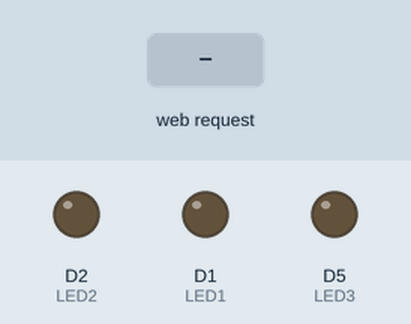
This sketch was run on a simulated ESP8266 (NodeMCU). On the bench: output pins drawn as LEDs (lit = HIGH). The inputs (shaded band) are chosen by the test bench. WiFi joins after 1.5 s; servers stay silent unless stated; what the sketch prints to the serial monitor is not drawn.

Above: at 2.7 s.
2.8 s: HTTP request GET /LED1/on received
At 3.7 s:
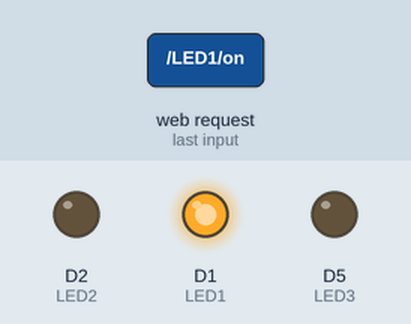
4.3 s: HTTP request GET /LED2/on received
At 4.8 s:
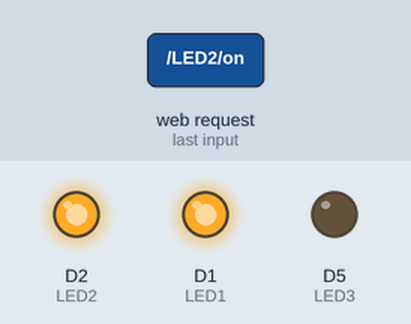
5.8 s: HTTP request GET /LED1/off received
At 7.0 s:
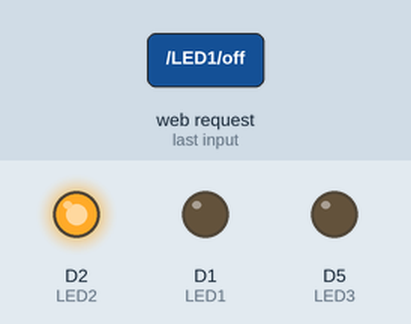
7.3 s: HTTP request GET /LED3/on received
At 8.3 s:
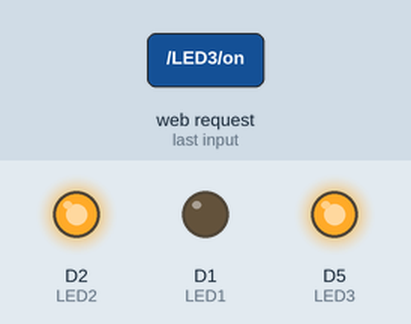
8.8 s: HTTP request GET /LED2/off received
At 9.4 s:
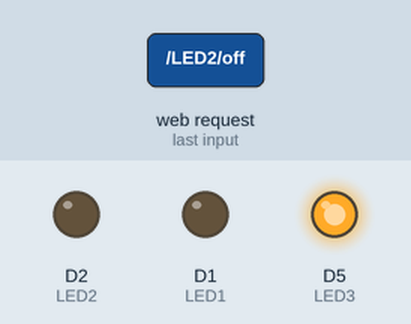
10.3 s: HTTP request GET /LED3/off received
At 10.6 s:
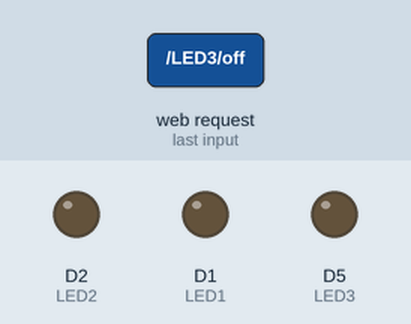
Timing chart, 0 to 12.8 s (numbered marks = the images above; inputs shaded):
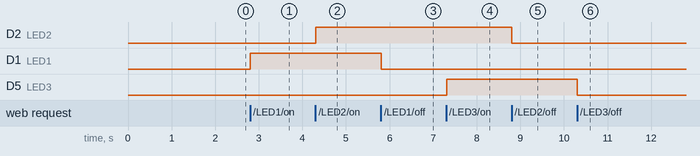

The sketch:

mcu_cluster.ino
```cpp
#include <ESP8266WiFi.h>

const char* ssid = "harshitha";  // Enter SSID here

const char* password = "1010101010";  //Enter Password here

// Variable to store the HTTP request

String header;

String LED1State = "off";
String LED2State = "off";
String LED3State = "off";
String LED4State = "off";

const int LED1 = D1;
const int LED2 = D2;
const int LED3 = D5;
const int LED4 = D6;


WiFiServer server(80);


void setup() {

  Serial.begin(115200);

  pinMode(LED1, OUTPUT);
   pinMode(LED2, OUTPUT);
    pinMode(LED3, OUTPUT);
     pinMode(LED3, OUTPUT);

  digitalWrite(LED1, LOW);
   digitalWrite(LED2, LOW);
     digitalWrite(LED2, LOW);
       digitalWrite(LED4, LOW);


 Serial.print("Connecting to ");

 Serial.println(ssid);

WiFi.begin(ssid,password);


// Print local IP address and start web server

 Serial.println("");
  server.begin();
    Serial.print("Connecting");
  while (WiFi.status() != WL_CONNECTED)
  {
    delay(500);
    Serial.print(">");
  }
  Serial.println();

  Serial.print("Connected, IP address: ");
  Serial.println(WiFi.localIP());
}


void loop(){

  WiFiClient client = server.available();

  if (client) {                             // If a new client connects,

    Serial.println("new client connected");

    String currentLine = "";                // make a String to hold incoming data from the client

    while (client.connected())

      if (client.available()) {             // if there's bytes to read from the client,

        char c = client.read();

        Serial.write(c);

        header += c;

        if (c == '\n') {                    // if the byte is a newline character

          if (currentLine.length() == 0) {

            client.println("HTTP/1.1 200 OK");

            client.println("Content-type:text/html");

            client.println("Connection: close");

            client.println();


            if (header.indexOf("GET /LED1/on") >= 0) {

              Serial.println("LED1 on");

              LED1State = "on";

              digitalWrite(LED1, HIGH);

            }
            else if (header.indexOf("GET /LED1/off") >= 0) {

              Serial.println("LED1 off");

              LED1State = "off";

              digitalWrite(LED1, LOW);

            }
             else if (header.indexOf("GET /LED2/on") >= 0) {

              Serial.println("LED2 on");

              LED2State = "on";

              digitalWrite(LED2, HIGH);

            }
             else if (header.indexOf("GET /LED2/off") >= 0) {

              Serial.println("LED2 off");

              LED2State = "off";

              digitalWrite(LED2, LOW);

            }
            else if (header.indexOf("GET /LED3/on") >= 0) {

              Serial.println("LED3 on");

              LED3State = "on";

              digitalWrite(LED3, HIGH);

            }
            else if (header.indexOf("GET /LED3/off") >= 0) {

              Serial.println("LED3 off");

              LED3State = "off";

              digitalWrite(LED3, LOW);

            }
            else if (header.indexOf("GET /LED4/on") >= 0) {

              Serial.println("LED4 on");

              LED4State = "on";

              digitalWrite(LED4, HIGH);

            }
            else if (header.indexOf("GET /LED4/off") >= 0) {

              Serial.println("LED4 off");

              LED4State = "off";

              digitalWrite(LED4, LOW);

            }


            // Display the HTML web page

            client.println("<!DOCTYPE html><html>");

            client.println("<head><meta name=\"viewport\" content=\"width=device-width, initial-scale=1\">");

            client.println("<link rel=\"icon\" href=\"data:,\">");

            client.println("<style>html { font-family: Cairo; display: inline; margin: 0px auto; text-align: center; background-color: #3D3D3D;} button{cursor:pointer;}");

            client.println(".button { background-color:  #000000;border: 3px solid rgba(0, 0, 0, 0.32); color: #5EECFF; padding: 16px 40px;}");

      //  For home page button
             client.println(".buttonh { background-color: #017e02; color: white; padding: 16px 40px;}");

            client.println("text-decoration: none; font-size: 35px; margin: 2px; cursor: pointer;}");

            client.println(".button2 {background-color: #555555;}</style></head>");


            // Web Page Heading

            client.println("<body>");

        //     Home button
             client.println("<p><a href=\"https://danieldominicsaviokennedy.github.io/Smart-SwitchBoard3/\"><button class=\"buttonh\">HOME</button></a></p><br><br>");


            // If the LED1State is off, it displays the ON button

            if (LED1State=="off") {
            //   client.println("<h1>Switch-1</h1>");
              client.println("<p><a href=\"/LED1/on\"><button class=\"button\">S-1 ON</button></a></p>");
              }
            else {
              //   client.println("<h1>Switch-1</h1>");
              client.println("<p><a href=\"/LED1/off\"><button class=\"button button2\">S-1 OFF</button></a></p>");
              }
           if (LED2State=="off") {
             //  client.println("<h1>Switch-2</h1>");

              client.println("<p><a href=\"/LED2/on\"><button class=\"button\">S-2 ON</button></a></p>");
              }
            else {
              //  client.println("<h1>Switch-2</h1>");
              client.println("<p><a href=\"/LED2/off\"><button class=\"button button2\">S-2 OFF</button></a></p>");
              }
           if (LED3State=="off") {
                //   client.println("<h1>Switch-3</h1>");
              client.println("<p><a href=\"/LED3/on\"><button class=\"button\">S-3 ON</button></a></p>");
              }
            else {
               //  client.println("<h1>Switch-3</h1>");
              client.println("<p><a href=\"/LED3/off\"><button class=\"button button2\">S-3 OFF</button></a></p>");
              }
            if (LED4State=="off") {
               //  client.println("<h1>Switch-4</h1>");
              client.println("<p><a href=\"/LED4/on\"><button class=\"button\">S-4 ON</button></a></p>");
              }
            else {
              //    client.println("<h1>Switch-4</h1>");
              client.println("<p><a href=\"/LED4/off\"><button class=\"button button2\">S-4 OFF</button></a></p>");
              }

            client.println("</body></html>");

            client.println();

            break;

          } else {

            currentLine = "";

          }

        } else if (c != '\r') {

          currentLine += c;

        }

      }

    }

    header = "";

    client.stop();

    Serial.println(WiFi.localIP());

    Serial.println("");

  }
```

Measured:
- after the input at 2.8 s, D1 (LED1): LOW → HIGH at once
- after the input at 4.3 s, D2 (LED2): LOW → HIGH at once
- after the input at 5.8 s, D1 (LED1): HIGH → LOW at once
- after the input at 7.3 s, D5 (LED3): LOW → HIGH at once
- after the input at 8.8 s, D2 (LED2): HIGH → LOW at once
- after the input at 10.3 s, D5 (LED3): HIGH → LOW at once
